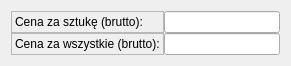
   <widget class="QWidget" name="layoutWidget_3">
    <property name="geometry">
     <rect>
      <x>20</x>
      <y>470</y>
      <width>291</width>
      <height>60</height>
     </rect>
    </property>
    <layout class="QHBoxLayout" name="horizontalLayout_20">
     <property name="spacing">
      <number>0</number>
     </property>
     <item>
      <layout class="QVBoxLayout" name="verticalLayout_87">
       <item>
        <widget class="QLabel" name="label_25">
         <property name="locale">
          <locale language="Polish" country="Poland"/>
         </property>
         <property name="frameShape">
          <enum>QFrame::StyledPanel</enum>
         </property>
         <property name="text">
          <string>Cena za sztukę (brutto):</string>
         </property>
        </widget>
       </item>
       <item>
        <widget class="QLabel" name="label_26">
         <property name="locale">
          <locale language="Polish" country="Poland"/>
         </property>
         <property name="frameShape">
          <enum>QFrame::StyledPanel</enum>
         </property>
         <property name="text">
          <string>Cena za wszystkie (brutto):</string>
         </property>
        </widget>
       </item>
      </layout>
     </item>
     <item>
      <layout class="QVBoxLayout" name="verticalLayout_88">
       <item>
        <widget class="QLineEdit" name="bruttoPriceBox">
         <property name="sizePolicy">
          <sizepolicy hsizetype="Expanding" vsizetype="Expanding">
           <horstretch>0</horstretch>
           <verstretch>0</verstretch>
          </sizepolicy>
         </property>
         <property name="locale">
          <locale language="Polish" country="Poland"/>
         </property>
         <property name="text">
          <string/>
         </property>
         <property name="readOnly">
          <bool>true</bool>
         </property>
        </widget>
       </item>
       <item>
        <widget class="QLineEdit" name="bruttoWholePriceBox">
         <property name="sizePolicy">
          <sizepolicy hsizetype="Expanding" vsizetype="Expanding">
           <horstretch>0</horstretch>
           <verstretch>0</verstretch>
          </sizepolicy>
         </property>
         <property name="locale">
          <locale language="Polish" country="Poland"/>
         </property>
         <property name="text">
          <string/>
         </property>
         <property name="readOnly">
          <bool>true</bool>
         </property>
        </widget>
       </item>
      </layout>
     </item>
    </layout>
   </widget>
